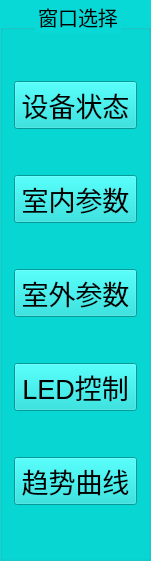
   <widget class="QGroupBox" name="groupBox">
    <property name="geometry">
     <rect>
      <x>0</x>
      <y>90</y>
      <width>151</width>
      <height>561</height>
     </rect>
    </property>
    <property name="sizeIncrement">
     <size>
      <width>1024</width>
      <height>768</height>
     </size>
    </property>
    <property name="font">
     <font>
      <pointsize>15</pointsize>
     </font>
    </property>
    <property name="styleSheet">
     <string notr="true">background-color: #08D9D6;</string>
    </property>
    <property name="title">
     <string>窗口选择</string>
    </property>
    <property name="alignment">
     <set>Qt::AlignCenter</set>
    </property>
    <layout class="QVBoxLayout" name="verticalLayout">
     <item>
      <widget class="QPushButton" name="Relay_status">
       <property name="sizeIncrement">
        <size>
         <width>1024</width>
         <height>768</height>
        </size>
       </property>
       <property name="font">
        <font>
         <pointsize>20</pointsize>
        </font>
       </property>
       <property name="text">
        <string>设备状态</string>
       </property>
      </widget>
     </item>
     <item>
      <widget class="QPushButton" name="production_monitoring">
       <property name="sizeIncrement">
        <size>
         <width>1024</width>
         <height>768</height>
        </size>
       </property>
       <property name="font">
        <font>
         <pointsize>20</pointsize>
        </font>
       </property>
       <property name="text">
        <string>室内参数</string>
       </property>
      </widget>
     </item>
     <item>
      <widget class="QPushButton" name="outdoor_parameters">
       <property name="sizeIncrement">
        <size>
         <width>1024</width>
         <height>768</height>
        </size>
       </property>
       <property name="font">
        <font>
         <pointsize>20</pointsize>
        </font>
       </property>
       <property name="text">
        <string>室外参数</string>
       </property>
      </widget>
     </item>
     <item>
      <widget class="QPushButton" name="led_monitoring">
       <property name="sizeIncrement">
        <size>
         <width>1024</width>
         <height>768</height>
        </size>
       </property>
       <property name="font">
        <font>
         <pointsize>20</pointsize>
        </font>
       </property>
       <property name="text">
        <string>LED控制</string>
       </property>
      </widget>
     </item>
     <item>
      <widget class="QPushButton" name="pushButton_4">
       <property name="sizeIncrement">
        <size>
         <width>1024</width>
         <height>768</height>
        </size>
       </property>
       <property name="font">
        <font>
         <pointsize>20</pointsize>
        </font>
       </property>
       <property name="text">
        <string>趋势曲线</string>
       </property>
      </widget>
     </item>
    </layout>
   </widget>
